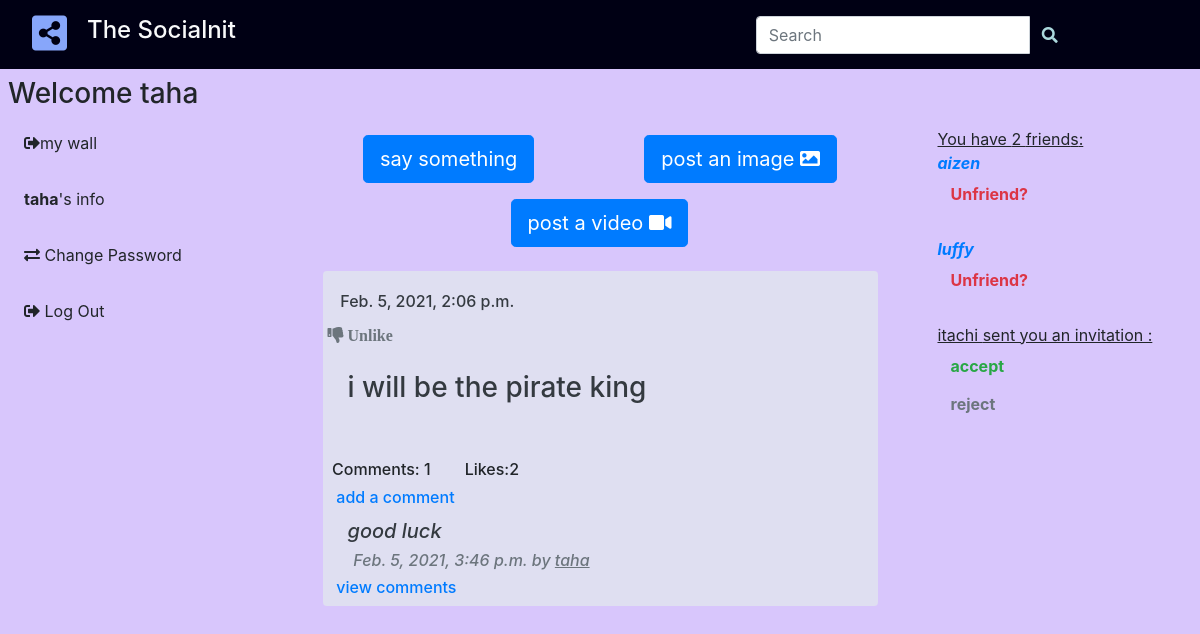
Page /9/wall/ (signed in) on the committed database.
### post/models.py (models this page shows, shortened)
class Post(models.Model):
    user = models.ForeignKey(User, related_name='post_created', on_delete=models.CASCADE)
    url = models.URLField(blank=True, null=True)
    text = models.TextField(blank=True, null=True)
    image = models.ImageField(upload_to='images/%Y/%m/%d/', blank=True, null=True)
    video = models.FileField(upload_to="video/%Y%m/%d/",blank=True, null=True)
    created = models.DateTimeField(auto_now_add=True, db_index=True)
    users_like = models.ManyToManyField(User,related_name='posts_liked',blank=True)
    class Meta:
        ordering = ('created',)
    def get_absolute_url(self):
        return reverse('post:post_detail', args=[self.id])

class Comment(models.Model):
    post = models.ForeignKey(Post, on_delete=models.CASCADE, related_name='comments')
    commenter = models.ForeignKey(User, on_delete=models.CASCADE, related_name='blog_comments')
    content = models.TextField(blank=True, null=True)
    created = models.DateTimeField(auto_now_add=True)
    updated = models.DateTimeField(auto_now=True)
    class Meta:
        ordering = ('-created',)

class Profile(models.Model):
    user = models.OneToOneField(User, on_delete=models.CASCADE)
    birthday = models.DateField(null=True,blank=True)
    photo = models.ImageField(null=True,blank=True)
    updated = models.DateTimeField(auto_now=True)
    created = models.DateTimeField(auto_now_add=True)
    friends = models.ManyToManyField(User, related_name='friends', blank=True)
    def get_all_friends(self):
        return self.friends.all()
    def get_count_friends(self):
        return self.friends.all().count()

### post/views.py (the view)
# urls.py: path('<int:user_id>/wall/', views.post_list, name='wall'),
def post_list(request, user_id=None):
    profile = get_object_or_404(Profile, user=request.user)
    friends = profile.friends.all()
    posts = Post.objects.filter(Q(user__in=friends) | Q(user=request.user))
    if user_id:
        user = User.objects.get(id=user_id)
        posts = Post.objects.filter(user=user).order_by('-created')
    all_profiles = Profile.objects.all().exclude(user=profile.user)
    profiles = profile.get_all_friends()
    rel_r = Relationship.objects.filter(sender=profile)
    rel_s = Relationship.objects.filter(receiver=profile)
    rel_receiver = []
    rel_sender = []
    for r in rel_r:
        rel_receiver.append(r.receiver.user)
    for s in rel_s:
        rel_sender.append(s.sender.user)
    nb_invitation = len(rel_sender)
    return render(request,'post/list.html',{
        'profile':profile,'profiles':profiles,'all_profiles':all_profiles,'posts': posts,
        'rel_sender':rel_sender,'rel_receiver':rel_receiver,'nb_invitation':nb_invitation})

### post/templates/post/list.html (shortened to what this page needs)
{% extends "post/base.html" %}
{% load static %}
{% load embed_video_tags %}
{% block content %}
{% if user.is_authenticated %}
<h3 class="p-2">Welcome {{user.username}} </h3>
<div class="row" >
  <div class="col-md-3">
    <ul class="nav flex-column" >
      <li><a class="dropdown-item " id="hovhov" href="{% url 'post:wall' user.id%}"> <i class="fas fa-sign-out-alt"></i>my
          wall</a></li>
          <br>
            <li><a class="dropdown-item" id="hovhov" href="{% url 'post:edit' %}"><b>{{ request.user.username }}</b>'s info </a></li>
            <br>
            <li><a class="dropdown-item " id="hovhov" href="{% url 'password_change' %}"> <i class="fas fa-exchange-alt"></i> Change Password</a></li>
            <br>
            <li><a class="dropdown-item " id="hovhov" href="{% url 'logout' %}"> <i class="fas fa-sign-out-alt"></i> Log Out</a></li>
          </ul>
  </div>
<div class="col-md-6 ">
<div class="form-group">
  <div class="input-group text-center nav-fill w-100">
      <a class="nav-link text-dark  font-weight-bold px-3" href="{% url 'post:create_post' %}?text">
        <button type="button" class="btn btn-primary btn-lg">say something </button>
      </a>
      <a class="nav-link text-dark  font-weight-bold px-3" href="{% url 'post:create_post' %}?image">
        <button type="button" class="btn btn-primary btn-lg">post an image <i class="fas fa-image"></i></button>
      </a>
      <a class="nav-link text-dark  font-weight-bold px-3" href="{% url 'post:create_post' %}?video">
        <button type="button" class="btn btn-primary btn-lg">post a video <i class="fas fa-video"></i></i></button>
      </a>
  </div>
</div>
{% endif %}
{% for post in posts %}
<div class="container">
  <div class="row">
    <div class="col-9 mx-auto col-md-6 col-lg-12">
      <div class="card mb-2" style="border-color: transparent; background: #dfdff1">
        <div class="p-2">
        </div>
        <div class="p-1">
          <a class="text-decoration-none text-dark" href="{{post.get_absolute_url}}">
            <h6 class="card-img-top ">&nbsp;&nbsp; {{ post.created }}</h6>
          </a>
        </div>
        {% if request.user not in post.users_like.all %}
          <a href="{% url 'post:post_detail' post.id %}?like"> <i class="fas fa-thumbs-up text-danger p-1"> Like </i></a>
        {% else %}
          <a href="{{post.get_absolute_url}}?unlike"> <i class="fas fa-thumbs-down text-secondary p-1"> Unlike</i></a>
        {% endif %}
        {%if post.text%}
        <div class="p-4">
          <a class="text-decoration-none text-dark" href="{{post.get_absolute_url}}">
            <h3 class="card-img-top" width='600'>{{ post.text }}</h3>
          </a>
        </div>
        {% endif %}
        <br>
        <h6>&nbsp; Comments: {{post.comments.count}} &nbsp;&nbsp;&nbsp;&nbsp;&nbsp;&nbsp; Likes:{{post.users_like.count}}</h6>
        <a href="{{post.get_absolute_url}}" class="text-decoration-none"><h6>&nbsp;&nbsp; add a comment</h6></a>
        {%for c in post.comments.all|slice:'2' %}
        <h6 class="font-weight-bold mb-0 text-secondary" style="margin-left: 20px;" >
        <h5 class="text-dark  mb-0 pt-1 mb-2" style="margin-left: 20px;">
          <i>  {{ c.content }}</i></h5>
          <h6 class="date text-secondary">
            <i>  &nbsp;&nbsp;&nbsp;&nbsp;&nbsp;&nbsp; {{ c.created }} by <u>{{ c.commenter }}</u></i>
           </h6>
        {% endfor %}
        <a href="{{post.get_absolute_url}}" class="text-decoration-none"><h6>&nbsp;&nbsp; view comments</h6></a>
      </div>
    </div>
  </div>
</div>
{% endfor %}
</div>
<div class="col-md-3 ">
  <div class="container">
  <div class="">
      <div class="">
          {%if profile.get_count_friends > 0 %}
            <u>You have {{profile.get_count_friends}} friend{{profile.get_count_friends|pluralize}}:</u>
              <br>
              {%for friend in profiles%}
              <a class="text-primary" href="{% url 'post:wall' friend.id %}"><b><i>{{friend}}</i></b> </a>
                  <form action="{% url 'post:unfriend' %}" method="post">
                        <button type="submit" class="btn text-danger" and style="background-color:transparent"><b>Unfriend?</b></button>
                </form>
                  <br>
              {%endfor%}
          {%endif%}
      </div>
  </div>
        {%for profile in all_profiles%}
        {% if profile.user in rel_sender and request.user not in profile.friends.all %}
       <u>{{profile.user}} sent you an invitation :</u>
        <form action="{% url 'post:accept' %}" method="post">
                <button type="submit" class="btn text-success" and style="background-color:transparent"><b>accept</b> </button>
        </form>
        <form action="{% url 'post:reject' %}" method="post">
                <button type="submit" class="btn text-secondary" and style="background-color:transparent"><b>reject</b> </button>
        </form>
        {%endif%}
        {%endfor%}
      </div>
  </div>
</div>
{% endblock %}

### post/static/css/post.css (style rules this page uses)
.body { background-color: rgb(216, 198, 252); }
* { box-sizing: border-box; }

### rows in the picture
Post: created "Feb. 5, 2021, 2:06 p.m.", text "i will be the pirate king", comments.count "1", users_like.count "2"
Comment: content "good luck", created "Feb. 5, 2021, 3:46 p.m.", commenter "taha"
Profile: get_count_friends "2"
Profile: user "itachi"

### other values in the picture
{{ user.username }} "taha"
{{ request.user.username }} "taha"
{{ friend }} "aizen"
{{ friend }} "luffy"
